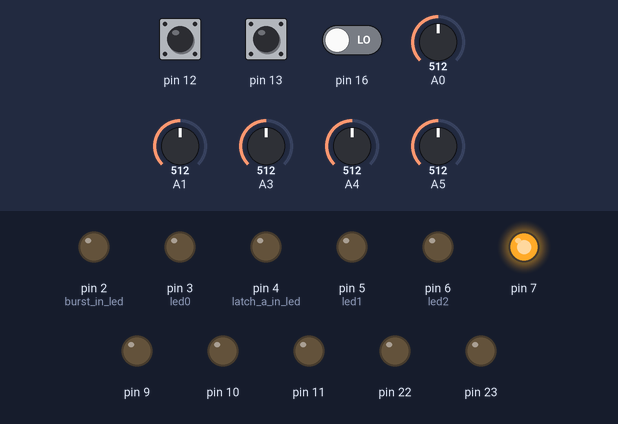
Bench run of a sketch on a simulated Arduino Uno, built with avr-gcc and run on an emulated ATmega328P. Shown: output pins drawn as LEDs (lit = HIGH). The inputs (shaded band) are chosen by the test bench; at power-on: pin 13 LOW, pin 12 LOW, pin 16 LOW, A0 = 512, A1 = 512, A3 = 512, A4 = 512, A5 = 512. Random numbers use the default seed unless the sketch sets one.

Above: at 1.2 s.
1.3 s: pin 13 driven HIGH
3.2 s: pin 12 driven HIGH
At 3.9 s:
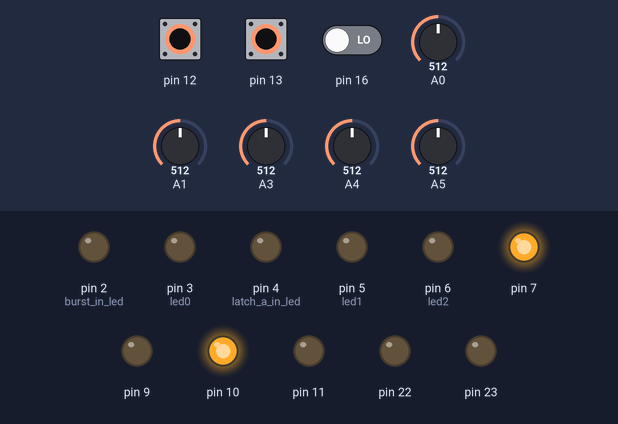
4.7 s: pin 12 pulsed LOW 2 times (0.12 s each, 0.3 s apart)
At 4.97 s:
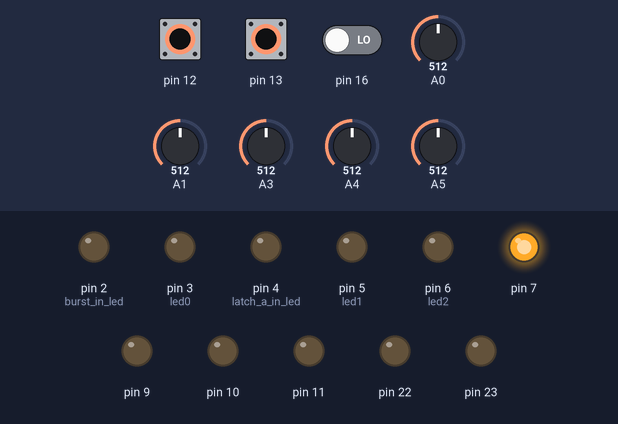
6.8 s: pin 13 pulsed LOW 2 times (0.12 s each, 0.3 s apart)
9.8 s: pin 16 driven HIGH
At 11.1 s:
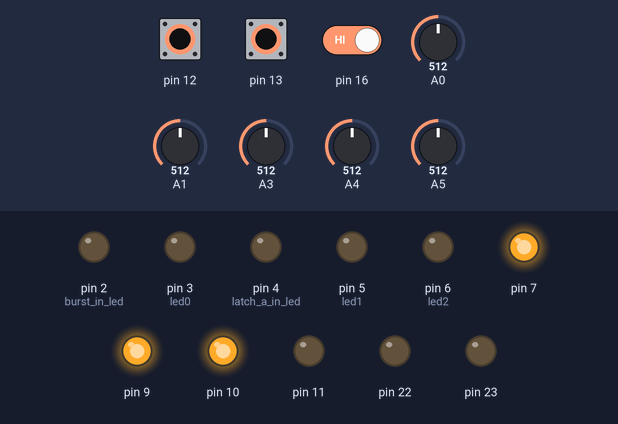
Timing chart, 0 to 12.3 s (numbered marks = the images above; inputs shaded):
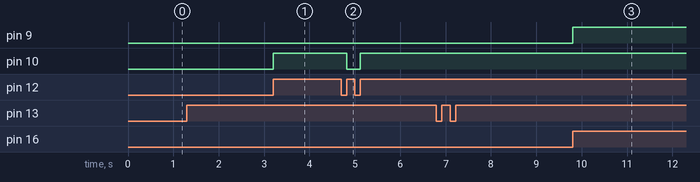

Measured:
- after the input at 3.2 s, pin 10: LOW → HIGH at once
- after the input at 4.7 s, pin 10: HIGH → LOW after 0.12 s, → HIGH 0.30 s later
- after the input at 9.8 s, pin 9: LOW → HIGH at once

The sketch:

probabilistic_latch.ino
```cpp
// (licence header left out)
#include <EEPROM.h>
#include "hardware.h"
#include "definitions.h"
#include "variables.h"

void setup() {
  Serial.begin(9600);

  // set pins PB7, PB6, PB3, PB2, PB1  as outputs, PB0 as input
  DDRB = B11001110;
  PORTB | B00000001;
  // PB0 internal pullup resistor
  PINB |= B00000001;

  // set pins PD7, PD6, PD5, PD4, PD3, PD2 as outputs, leaves PD1 and PD0 as default (ftdi)
  DDRD = DDRD | B11111100;
  PORTD | B00000000;
  // PD7 High
  PIND |= B10000000;

  pinMode(burst_in_led, OUTPUT);
  pinMode(latch_a_in_led, OUTPUT);

  pinMode(led0, OUTPUT);
  pinMode(led1, OUTPUT);
  pinMode(led2, OUTPUT);

  randomSeed(analogRead(A5));
}

bool latchAOn, latchBOn;
uint8_t burstLengthBase = 100;
uint8_t burstCount, burstsLeft, burstLength;
unsigned long now;

void loop() {
  deLatchATrig();
  deBurstTrig();
  deLatchBTrig();
  latchAOn = trigOut1;
  latchBOn = trigOut2;
  now = millis();

  // on my hardware the top cv in is A1
  burstCV = analogRead(A1);
  latchACV = analogRead(A0);

  // read values from pots
  burstPot = analogRead(A3);
  latchAPot = analogRead(A4);
  latchBPot = analogRead(A5);

  int rnd = random(1011);

  if (latchAState) {
    digitalWrite(latch_a_in_led, HIGH);
    lastLatchA = now;
    if (!(!(trigOut1))) {
      // latch off
      PORTB &= B11111011;
    } else if ((latchAPot + latchACV) > rnd) {
      // latch on
      PINB |= B00000100;
    }
  }
  if (now >= lastLatchA + trigLength) {
    digitalWrite(latch_a_in_led, LOW);
  }

  if (latchBState) {
    lastLatchB = now;
    if (!(!(trigOut2))) {
      // latch off
      PORTB &= B11111101;
    } else if (latchBPot > rnd) {
      // latch on
      PINB |= B00000010;
    }
  }

  burstCount = burstPot / 128;
  burstLength = burstLengthBase + ((burstCV / 64) * burstLengthBase);

  // start bursts
  if (burstState) {
    burstsLeft = burstCount;
    lastBurstIn = now;
    digitalWrite(burst_in_led, HIGH);
  }

  // turn off burst in LED
  if (now >= lastBurstIn + trigLength) {
    digitalWrite(burst_in_led, LOW);
  }

  // trigger a burst
  if ((burstsLeft > 0) && (now >= (lastBurst + burstLength))) {
    lastBurst = now;
    burstsLeft--;
    PINB |= B00001000;
  }

  // shut off a single burst
  if (now >= lastBurst + trigLength) {
      PORTB &= B11110111;
  }
}
```

definitions.h
```cpp
#ifndef INC_GUARD_DEFINITIONS
#define INC_GUARD_DEFINITIONS
#include <stdint.h>

#define unbounce 5
uint8_t trigLength = 5;

#endif
```

functions.ino
```cpp
void deLatchATrig() {
  latchAState = false;
  if(!(latchAIn)) {latchAJump = true;}
  if(latchAJump) {
    if(latchAIn) {
      latch_a_bounce_counter++;
    } else {
      latch_a_bounce_counter = 0;
    }
    if(unbounce == latch_a_bounce_counter) {
      latchAState = true;
      latchAJump = false;
    }
  }
}

void deBurstTrig() {
  burstState = false;
  if(!(burstIn)) {burstJump = true;}
  if(burstJump) {
    if(burstIn) {
      burst_bounce_counter++;
    } else {
      burst_bounce_counter = 0;
    }
    if(unbounce == burst_bounce_counter) {
      burstState = true;
      burstJump = false;
    }
  }
}

void deLatchBTrig() {
  latchBState = false;
  if(!(latchBIn)) {latchBJump = true;}
  if(latchBJump) {
    if(latchBIn) {
      latch_b_bounce_counter++;
    } else {
      latch_b_bounce_counter = 0;
    }
    if(unbounce == latch_b_bounce_counter) {
      latchBState = true;
      latchBJump = false;
    }
  }
}
```

hardware.h
```cpp
#ifndef _HARDWARE_H_
#define _HARDWARE_H_

// Kompas Hardware

#define burstIn PINB&B00100000
#define latchAIn PINB&B00010000
#define latchBIn PINC&B00000100

// Port mapping for outputs Longitude, altitude, latitude
#define trigOut0 PINB&B00001000
#define trigOut1 PINB&B00000100
#define trigOut2 PINB&B00000010

// unused pins (see expander header on bottom board)
#define PB0 PINB&B00000001
#define PD7 PIND&B10000000

// Mapping of LEDs
int burst_in_led = 2;
int latch_a_in_led = 4;
int led0 = 3;
int led1 = 5;
int led2 = 6;

// expander pin for Boot Settings
#define bootPin PINB&B00000001

#endif
```

variables.h
```cpp
#ifndef _VARIABLES_H_
#define _VARIABLES_H_

// cv values
int burstCV = 0;
int latchACV = 0;

int latchBTrig = 0;

// pot positions
int burstPot = 0;
int latchAPot = 0;
int latchBPot = 0;

unsigned long lastBurstIn = 0;
unsigned long lastBurst = 0;
unsigned long lastLatchA = 0;
unsigned long lastLatchB = 0;

bool burstJump;
bool latchAJump;
bool latchBJump;

bool burstState;
bool latchAState;
bool latchBState;

byte burst_bounce_counter;
byte latch_a_bounce_counter;
byte latch_b_bounce_counter;

#endif
```
